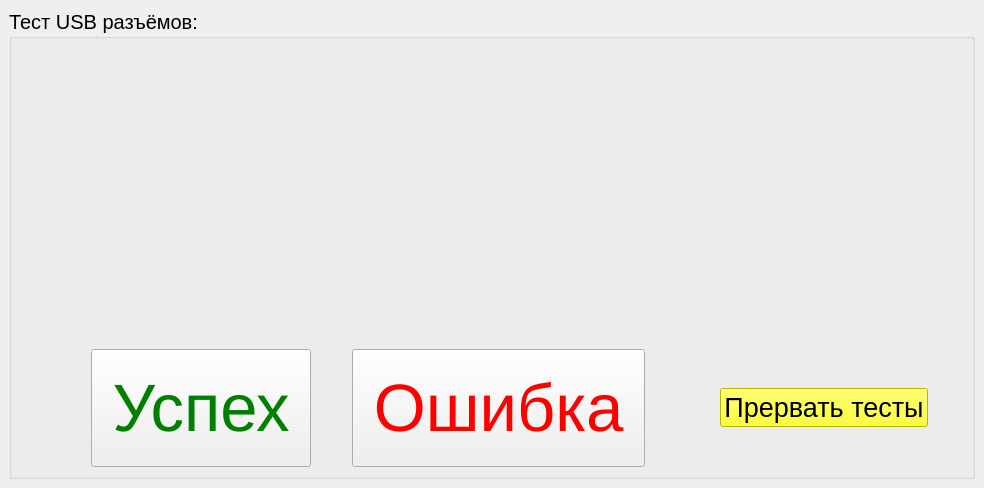
<?xml version="1.0" encoding="UTF-8"?>
<ui version="4.0">
 <class>TestUSBDevicesWindow</class>
 <widget class="QMainWindow" name="TestUSBDevicesWindow">
  <property name="geometry">
   <rect>
    <x>0</x>
    <y>0</y>
    <width>984</width>
    <height>488</height>
   </rect>
  </property>
  <property name="windowTitle">
   <string>Test_USBDevices</string>
  </property>
  <property name="windowIcon">
   <iconset resource="res.qrc">
    <normaloff>:/res/images/logo.ico</normaloff>:/res/images/logo.ico</iconset>
  </property>
  <widget class="QWidget" name="centralwidget">
   <layout class="QVBoxLayout" name="verticalLayout_4">
    <item>
     <widget class="QGroupBox" name="groupBox">
      <property name="font">
       <font>
        <pointsize>15</pointsize>
       </font>
      </property>
      <property name="title">
       <string>Тест USB разъёмов:</string>
      </property>
      <layout class="QVBoxLayout" name="verticalLayout_3">
       <item>
        <layout class="QVBoxLayout" name="verticalLayout_2">
         <item>
          <layout class="QVBoxLayout" name="verticalLayout">
           <item>
            <layout class="QHBoxLayout" name="horizontalLayout_5">
             <item>
              <spacer name="horizontalSpacer_6">
               <property name="orientation">
                <enum>Qt::Orientation::Horizontal</enum>
               </property>
               <property name="sizeHint" stdset="0">
                <size>
                 <width>40</width>
                 <height>20</height>
                </size>
               </property>
              </spacer>
             </item>
             <item>
              <layout class="QGridLayout" name="gridLayout" columnstretch="0">
               <property name="sizeConstraint">
                <enum>QLayout::SizeConstraint::SetDefaultConstraint</enum>
               </property>
              </layout>
             </item>
             <item>
              <spacer name="horizontalSpacer_7">
               <property name="orientation">
                <enum>Qt::Orientation::Horizontal</enum>
               </property>
               <property name="sizeHint" stdset="0">
                <size>
                 <width>40</width>
                 <height>20</height>
                </size>
               </property>
              </spacer>
             </item>
            </layout>
           </item>
           <item>
            <spacer name="verticalSpacer">
             <property name="orientation">
              <enum>Qt::Orientation::Vertical</enum>
             </property>
             <property name="sizeHint" stdset="0">
              <size>
               <width>20</width>
               <height>40</height>
              </size>
             </property>
            </spacer>
           </item>
          </layout>
         </item>
         <item>
          <layout class="QHBoxLayout" name="horizontalLayout">
           <property name="topMargin">
            <number>20</number>
           </property>
           <item>
            <spacer name="horizontalSpacer_3">
             <property name="orientation">
              <enum>Qt::Orientation::Horizontal</enum>
             </property>
             <property name="sizeHint" stdset="0">
              <size>
               <width>40</width>
               <height>20</height>
              </size>
             </property>
            </spacer>
           </item>
           <item>
            <spacer name="horizontalSpacer">
             <property name="orientation">
              <enum>Qt::Orientation::Horizontal</enum>
             </property>
             <property name="sizeHint" stdset="0">
              <size>
               <width>40</width>
               <height>20</height>
              </size>
             </property>
            </spacer>
           </item>
           <item>
            <widget class="QPushButton" name="pushButton_success">
             <property name="font">
              <font>
               <pointsize>50</pointsize>
              </font>
             </property>
             <property name="styleSheet">
              <string notr="true">color: green;
padding: 20%;</string>
             </property>
             <property name="text">
              <string>Успех</string>
             </property>
            </widget>
           </item>
           <item>
            <spacer name="horizontalSpacer_2">
             <property name="orientation">
              <enum>Qt::Orientation::Horizontal</enum>
             </property>
             <property name="sizeHint" stdset="0">
              <size>
               <width>40</width>
               <height>20</height>
              </size>
             </property>
            </spacer>
           </item>
           <item>
            <widget class="QPushButton" name="pushButton_fail">
             <property name="font">
              <font>
               <pointsize>50</pointsize>
              </font>
             </property>
             <property name="styleSheet">
              <string notr="true">color: red;
padding: 20%;</string>
             </property>
             <property name="text">
              <string>Ошибка</string>
             </property>
            </widget>
           </item>
           <item>
            <spacer name="horizontalSpacer_4">
             <property name="orientation">
              <enum>Qt::Orientation::Horizontal</enum>
             </property>
             <property name="sizeHint" stdset="0">
              <size>
               <width>40</width>
               <height>20</height>
              </size>
             </property>
            </spacer>
           </item>
           <item>
            <layout class="QHBoxLayout" name="horizontalLayout_4" stretch="0,0">
             <item>
              <spacer name="horizontalSpacer_8">
               <property name="orientation">
                <enum>Qt::Orientation::Horizontal</enum>
               </property>
               <property name="sizeHint" stdset="0">
                <size>
                 <width>40</width>
                 <height>20</height>
                </size>
               </property>
              </spacer>
             </item>
             <item>
              <widget class="QPushButton" name="pushButton_all_test_break">
               <property name="font">
                <font>
                 <pointsize>20</pointsize>
                </font>
               </property>
               <property name="styleSheet">
                <string notr="true">background: yellow</string>
               </property>
               <property name="text">
                <string>Прервать тесты</string>
               </property>
              </widget>
             </item>
            </layout>
           </item>
           <item>
            <spacer name="horizontalSpacer_5">
             <property name="orientation">
              <enum>Qt::Orientation::Horizontal</enum>
             </property>
             <property name="sizeHint" stdset="0">
              <size>
               <width>40</width>
               <height>20</height>
              </size>
             </property>
            </spacer>
           </item>
          </layout>
         </item>
        </layout>
       </item>
      </layout>
     </widget>
    </item>
   </layout>
  </widget>
 </widget>
 <resources>
  <include location="res.qrc"/>
 </resources>
 <connections/>
</ui>
